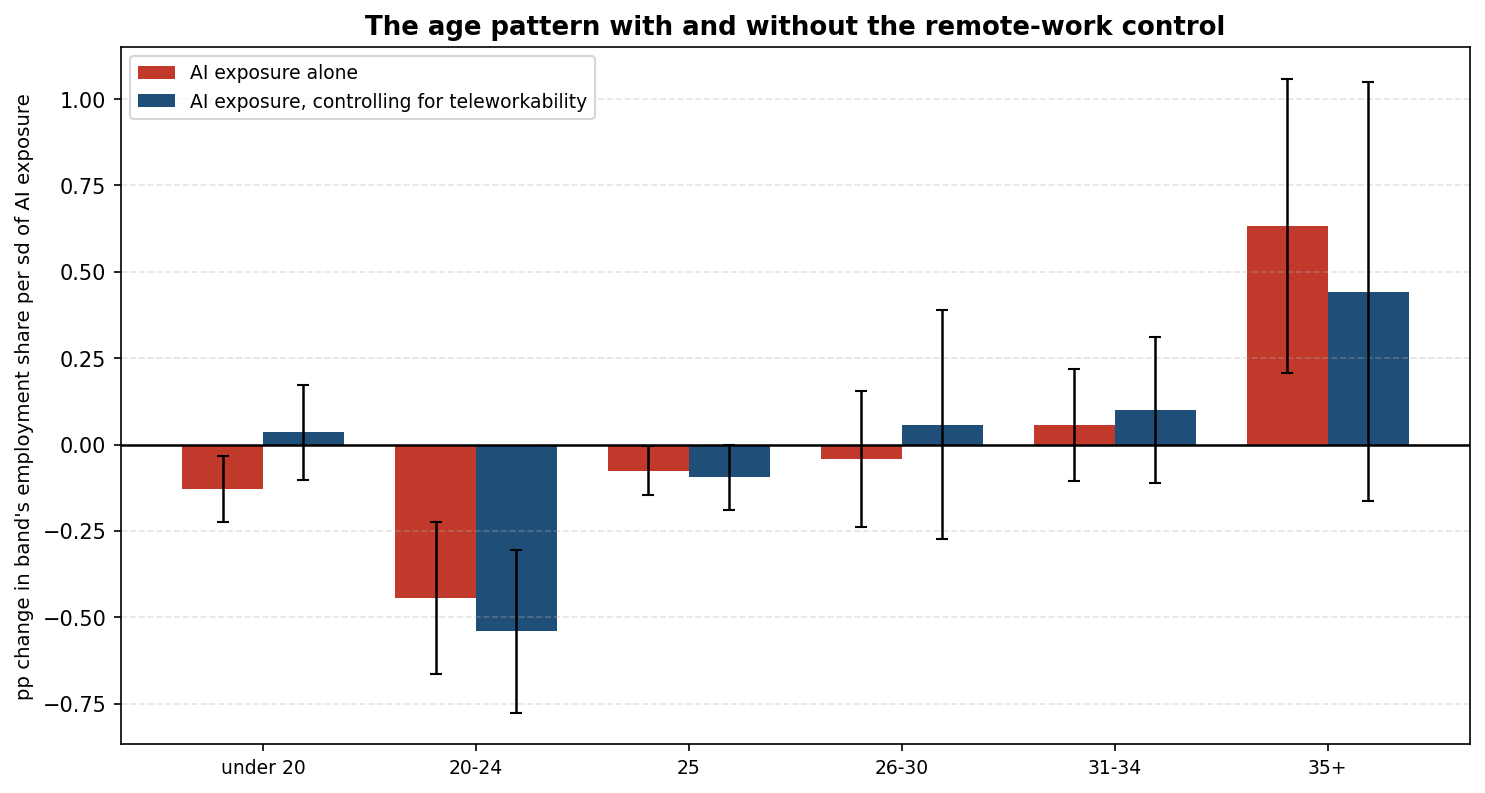

Source code (Python):
"""
section4_remote_work.py
Is the entry-level result really about remote work?

WHY THIS IS THE MOST SERIOUS REMAINING CONFOUNDER
AI-exposed occupations are overwhelmingly office occupations, and office
occupations are the ones that went remote. Remote work plausibly reduces junior
hiring on its own: training, mentoring and supervising new entrants is harder at a
distance, so firms with remote-capable roles may have hired fewer young workers
after 2022 for reasons that have nothing to do with AI. If so, the Section 3
estimate would be measuring telework, and it would be a confound that changes the
result rather than its framing. Brynjolfsson et al. control for it; Fairlie and Wu
(2026) report "some evidence of a positive relationship with remote work
availability" in young-graduate unemployment.

THE MEASURE
Dingel and Neiman (2020), "How Many Jobs Can Be Done at Home?", the classification
Brynjolfsson et al. use. It is rebuilt here from O*NET following their published
rules: an occupation cannot be done entirely at home if ANY of the following hold.

  Work Context (average respondent unless noted)
    uses e-mail less than once a month
    deals with violent or physically aggressive people at least weekly
    MAJORITY of respondents work outdoors every day (either outdoor element)
    exposed to disease or infection at least weekly
    exposed to minor burns, cuts, bites or stings at least weekly
    spends the majority of time walking or running
    spends the majority of time wearing common or specialised protective equipment
  Work Activities, importance above 4.0 on the 1-5 scale
    general physical activities; handling and moving objects; controlling
    machines and processes; operating vehicles or mechanised equipment; performing
    for or working directly with the public; repairing mechanical equipment;
    repairing electronic equipment; inspecting equipment, structures or materials

Detailed O*NET occupations are scored 0/1 and averaged to six-digit SOC, so the
measure is the share of an occupation's sub-occupations that are teleworkable.

VALIDATION GATE
Dingel and Neiman's headline is that 37 percent of US jobs can be done entirely at
home. If the employment-weighted share here is not close to that, the construction
is wrong and nothing downstream should be believed.

Writes section4_remote_work.png.
"""
import re, numpy as np, pandas as pd
import matplotlib; matplotlib.use("Agg")
import matplotlib.pyplot as plt
from entry_panel import load, fe, z, post_x, stars, NONOVERLAP, DATA, BANDS

def soc6(c):
    m = re.match(r"(\d{2}-\d{4})", str(c)); return m.group(1) if m else None

wc = pd.read_csv(DATA + "onet_work_context_ratings.csv"); wc.columns = [c.strip() for c in wc.columns]
wa = pd.read_csv(DATA + "onet_work_activities_importance_ratings.csv"); wa.columns = [c.strip() for c in wa.columns]
for d in (wc, wa):
    d["Data Value"] = pd.to_numeric(d["Data Value"], errors="coerce")
code = "O*NET-SOC Code"

cx = wc[wc["Scale ID"] == "CX"].pivot_table(index=code, columns="Element Name", values="Data Value")
cxp = wc[(wc["Scale ID"] == "CXP") & (wc["Category"] == 5)].pivot_table(
    index=code, columns="Element Name", values="Data Value")          # % answering "every day"
im = wa[wa["Scale ID"] == "IM"].pivot_table(index=code, columns="Element Name", values="Data Value")

CTX_GE4 = ["Dealing with Violent or Physically Aggressive People",
           "Exposed to Disease or Infections",
           "Exposed to Minor Burns, Cuts, Bites, or Stings",
           "Spend Time Walking or Running",
           [c for c in cx.columns if c.startswith("Wear Common Protective")][0],
           [c for c in cx.columns if c.startswith("Wear Specialized Protective")][0]]
OUTDOOR = ["Outdoors, Exposed to All Weather Conditions", "Outdoors, Under Cover"]
ACTS = ["Performing General Physical Activities", "Handling and Moving Objects",
        "Controlling Machines and Processes",
        "Operating Vehicles, Mechanized Devices, or Equipment",
        "Performing for or Working Directly with the Public",
        "Repairing and Maintaining Mechanical Equipment",
        "Repairing and Maintaining Electronic Equipment",
        "Inspecting Equipment, Structures, or Materials"]

idx = cx.index.intersection(im.index)
fail = pd.Series(False, index=idx)
fail |= cx.loc[idx, "E-Mail"] < 3                                   # less than monthly
for c in CTX_GE4:
    fail |= cx.loc[idx, c].fillna(0) >= 4                          # weekly+ / majority of time
for c in OUTDOOR:
    fail |= cxp.reindex(idx)[c].fillna(0) > 50                      # majority every day
for c in ACTS:
    fail |= im.loc[idx, c].fillna(0) > 4.0
tele8 = (~fail).astype(float).rename("tele").reset_index()
tele8["soc"] = tele8[code].map(soc6)
TELE = tele8.dropna(subset=["soc"]).groupby("soc", as_index=False)["tele"].mean()

XW = pd.read_csv(DATA + "occ2010_soc_crosswalk.csv")
EXACT = set(TELE.soc)
def lk(s):
    h = TELE[TELE.soc == s]
    if len(h): return h.tele.iloc[0]
    for n in (5, 2):
        h = TELE[TELE.soc.astype(str).str.startswith(str(s)[:n])]
        if len(h): return h.tele.mean()
    return np.nan
XW["tele"] = [lk(s) for s in XW.soc]
XW["tele_exact"] = XW.soc.isin(EXACT)
TO = XW[["occ", "tele", "tele_exact"]].dropna(subset=["tele"]).drop_duplicates("occ")

D = load(require_controls=True).merge(TO, on="occ", how="inner")
for b in NONOVERLAP: D[f"sh_{b}"] = 100 * D[b] / D.tot
D["sh_a22_25"] = 100 * D.a22_25 / D.tot
o22 = D[D.year == 2022].drop_duplicates("occ")
t = pd.read_csv(DATA + "occ2010_soc_crosswalk.csv").drop_duplicates("occ").set_index("occ")["title"]

print("=" * 96)
print("1. VALIDATION: does the rebuilt measure reproduce Dingel and Neiman?")
print("=" * 96)
share = 100 * np.average(o22.tele, weights=o22.tot)
ok = 30 <= share <= 45
print(f"\n  employment-weighted teleworkable share, CPS 2022: {share:.1f}%   "
      f"(Dingel and Neiman: 37%)   {'PASS' if ok else 'FAIL'}")
assert ok, "teleworkability measure does not reproduce the published benchmark"
for kw in ["Software developers", "Accountants", "Cashiers", "Construction laborers",
           "Registered nurses", "Lawyers", "Customer service", "Janitors"]:
    h = o22[o22.occ.map(t).astype(str).str.contains(kw, case=False, na=False)]
    if len(h):
        print(f"    {str(t.get(h.occ.iloc[0]))[:46]:<48}{h.tele.iloc[0]:.2f}")
print(f"\n  exact SOC match rate for this measure: {100*TO.tele_exact.mean():.1f}%")

print("\n" + "=" * 96)
print("2. HOW CLOSELY DOES TELEWORK TRACK AI EXPOSURE?")
print("=" * 96)
r = np.corrcoef(o22.rep_good, o22.tele)[0, 1]; r2 = np.corrcoef(o22.en_raw, o22.tele)[0, 1]
print(f"\n  corr(AI composite, teleworkable)  = {r:+.3f}")
print(f"  corr(raw GPT-4 beta, teleworkable) = {r2:+.3f}")
print(f"  shared variance with the composite: {100*r*r:.0f}%  -> this is a real threat")

print("\n" + "=" * 96)
print("3. THE HORSE RACE, 22-25 share")
print("=" * 96)
print(f"\n  {'specification':<50}{'AI exposure':>18}{'teleworkable':>18}")
R = {}
for xs, lab in [(["rep_good"], "AI exposure alone"),
                (["tele"], "teleworkable alone"),
                (["rep_good", "tele"], "both"),
                (["rep_good", "tele", "jobzone", "lwage"], "both + education + pay")]:
    b, se, tt, p, G, n = fe(D, "sh_a22_25", post_x(D, xs))
    ai = f"{b[xs.index('rep_good')]:+.4f} ({p[xs.index('rep_good')]:.3f})" if "rep_good" in xs else ""
    te = f"{b[xs.index('tele')]:+.4f} ({p[xs.index('tele')]:.3f})" if "tele" in xs else ""
    R[lab] = (b, se, p, xs)
    print(f"  {lab:<50}{ai:>18}{te:>18}")

print("\n  Same, raw GPT-4 beta in place of the composite:")
for xs, lab in [(["en_raw"], "AI exposure alone"), (["en_raw", "tele"], "both")]:
    b, se, tt, p, G, n = fe(D, "sh_a22_25", post_x(D, xs))
    te = f"{b[1]:+.4f} ({p[1]:.3f})" if len(xs) > 1 else ""
    print(f"  {lab:<50}{b[0]:>+11.4f} ({p[0]:.3f}){te:>18}")

ex = D[D.tele_exact]
b, se, tt, p, G, n = fe(ex, "sh_a22_25", post_x(ex, ["rep_good", "tele"]))
print(f"\n  both, teleworkability exactly matched only ({ex.occ.nunique()} occ):"
      f"  AI {b[0]:+.4f} ({p[0]:.3f})   tele {b[1]:+.4f} ({p[1]:.3f})")

print("\n" + "=" * 96)
print("4. DOES THE AGE PATTERN SURVIVE THE TELEWORK CONTROL?")
print("=" * 96)
print(f"\n  {'band':<14}{'AI alone':>20}{'AI | telework':>22}{'telework coef':>20}")
LAD = [("sh_u20", "under 20"), ("sh_a20_24", "20-24"), ("sh_a25", "25"),
       ("sh_a26_30", "26-30"), ("sh_a31_34", "31-34"), ("sh_a35p", "35+")]
AG = {}
for col, lab in LAD:
    b1, s1, _, p1, _, _ = fe(D, col, post_x(D, ["rep_good"]))
    b2, s2, _, p2, _, _ = fe(D, col, post_x(D, ["rep_good", "tele"]))
    AG[lab] = (b1[0], s1[0], b2[0], s2[0])
    print(f"  {lab:<14}{b1[0]:>+11.4f} ({p1[0]:.3f}){b2[0]:>+13.4f} ({p2[0]:.3f})"
          f"{b2[1]:>+12.4f} ({p2[1]:.3f})")

# ---- chart ---------------------------------------------------------------------
fig, ax = plt.subplots(figsize=(10, 5.4))
labs = [l for _, l in LAD]; x = np.arange(len(labs)); w = 0.38
ax.bar(x - w/2, [AG[l][0] for l in labs], w, yerr=[1.96*AG[l][1] for l in labs],
       color="#c0392b", error_kw=dict(lw=1.2, capsize=3), label="AI exposure alone")
ax.bar(x + w/2, [AG[l][2] for l in labs], w, yerr=[1.96*AG[l][3] for l in labs],
       color="#1f4e79", error_kw=dict(lw=1.2, capsize=3), label="AI exposure, controlling for teleworkability")
ax.axhline(0, color="black", lw=1.2)
ax.set_xticks(x); ax.set_xticklabels(labs, fontsize=9)
ax.set_ylabel("pp change in band's employment share per sd of AI exposure", fontsize=9.5)
ax.set_title("The age pattern with and without the remote-work control", fontsize=12.5, fontweight="bold")
ax.legend(fontsize=9); ax.grid(True, axis="y", ls="--", alpha=.35)
plt.tight_layout(); plt.savefig("section4_remote_work.png", dpi=150, bbox_inches="tight")
print("\nChart saved: section4_remote_work.png")
